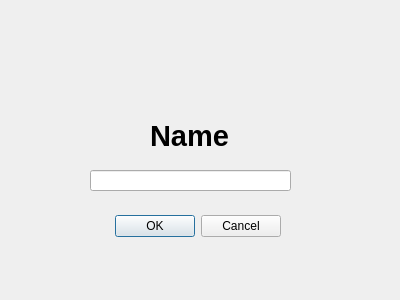
<?xml version="1.0" encoding="UTF-8"?>
<ui version="4.0">
 <class>adminLoginDialog</class>
 <widget class="QDialog" name="adminLoginDialog">
  <property name="geometry">
   <rect>
    <x>0</x>
    <y>0</y>
    <width>400</width>
    <height>300</height>
   </rect>
  </property>
  <property name="windowTitle">
   <string>Dialog</string>
  </property>
  <widget class="QDialogButtonBox" name="buttonBox">
   <property name="geometry">
    <rect>
     <x>100</x>
     <y>210</y>
     <width>181</width>
     <height>32</height>
    </rect>
   </property>
   <property name="orientation">
    <enum>Qt::Horizontal</enum>
   </property>
   <property name="standardButtons">
    <set>QDialogButtonBox::Cancel|QDialogButtonBox::Ok</set>
   </property>
  </widget>
  <widget class="QLineEdit" name="lineEdit_2">
   <property name="geometry">
    <rect>
     <x>90</x>
     <y>170</y>
     <width>201</width>
     <height>21</height>
    </rect>
   </property>
  </widget>
  <widget class="QLabel" name="label_2">
   <property name="geometry">
    <rect>
     <x>150</x>
     <y>120</y>
     <width>101</width>
     <height>31</height>
    </rect>
   </property>
   <property name="font">
    <font>
     <pointsize>22</pointsize>
     <weight>75</weight>
     <bold>true</bold>
    </font>
   </property>
   <property name="text">
    <string>Name</string>
   </property>
  </widget>
  <widget class="QLabel" name="label">
   <property name="geometry">
    <rect>
     <x>-170</x>
     <y>-410</y>
     <width>881</width>
     <height>721</height>
    </rect>
   </property>
   <property name="text">
    <string/>
   </property>
   <property name="pixmap">
    <pixmap>Desktop/6566154-circuit-board-vector-background-technology-illustration-form-of-dna-molecular-eps10.jpg</pixmap>
   </property>
  </widget>
  <zorder>label</zorder>
  <zorder>buttonBox</zorder>
  <zorder>lineEdit_2</zorder>
  <zorder>label_2</zorder>
 </widget>
 <resources/>
 <connections>
  <connection>
   <sender>buttonBox</sender>
   <signal>accepted()</signal>
   <receiver>adminLoginDialog</receiver>
   <slot>accept()</slot>
   <hints>
    <hint type="sourcelabel">
     <x>248</x>
     <y>254</y>
    </hint>
    <hint type="destinationlabel">
     <x>157</x>
     <y>274</y>
    </hint>
   </hints>
  </connection>
  <connection>
   <sender>buttonBox</sender>
   <signal>rejected()</signal>
   <receiver>adminLoginDialog</receiver>
   <slot>reject()</slot>
   <hints>
    <hint type="sourcelabel">
     <x>316</x>
     <y>260</y>
    </hint>
    <hint type="destinationlabel">
     <x>286</x>
     <y>274</y>
    </hint>
   </hints>
  </connection>
 </connections>
</ui>
